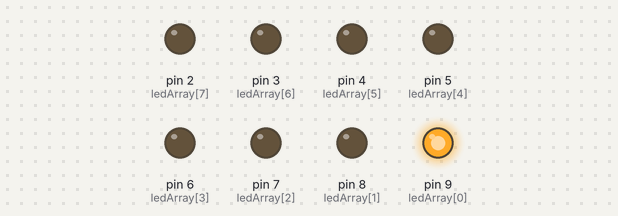
Recording of a sketch running on a simulated Arduino Uno, built with avr-gcc and run on an emulated ATmega328P. On the bench: output pins drawn as LEDs (lit = HIGH).

Above: at 0.05 s.
At 0.45 s:
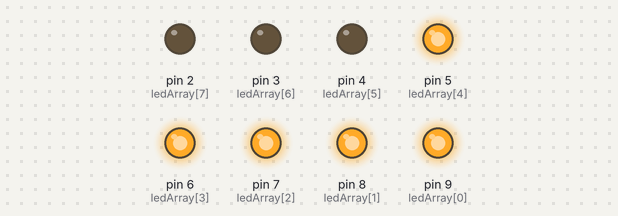
At 0.85 s:
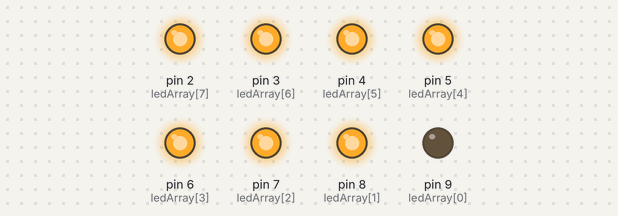
At 1.75 s:
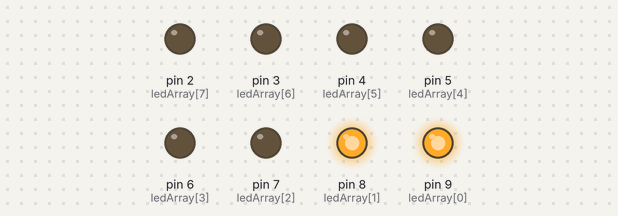
At 2.65 s:
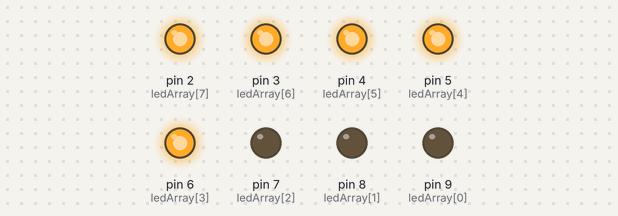
At 3.55 s:
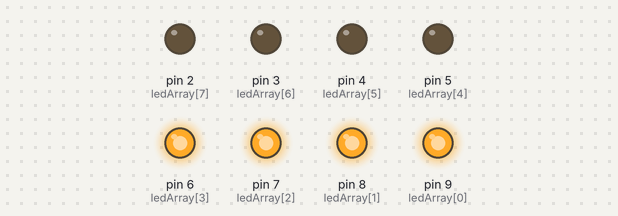
Timing chart, 0 to 3.9 s (numbered marks = the images above):
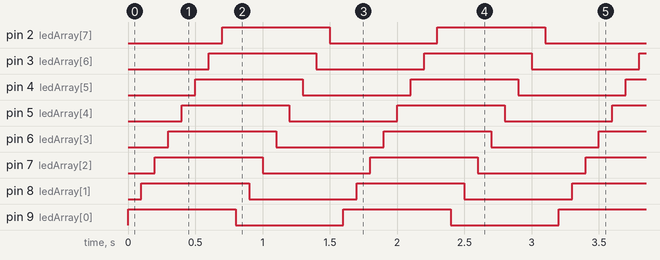

Measured:
- by itself, pin 2 (ledArray[7]), pin 3 (ledArray[6]), pin 4 (ledArray[5]), pin 5 (ledArray[4]), pin 6 (ledArray[3]), pin 7 (ledArray[2]), pin 8 (ledArray[1]), pin 9 (ledArray[0]): alternates HIGH for 0.80 s and LOW for 0.80 s
- by itself, everything shown: repeats every 1.6 s, in 16 steps

The sketch:

Act1Part1a.ino
```cpp
#include <Arduino.h>

const int ledCount = 8;
const int ledDelay = 100;

int ledArray[ledCount] = {9, 8, 7, 6, 5, 4, 3, 2};


bool isTurningOn = true;

void setup() {

  for (int i = 0; i < ledCount; i++) {
    pinMode(ledArray[i], OUTPUT);

  }

}

void loop() {

  if (isTurningOn) {
    for (int i = 0; i < ledCount; i++) {
      digitalWrite(ledArray[i], HIGH);

      delay(ledDelay);

    }

    isTurningOn = false;

  } else {
    for (int i = 0; i < ledCount; i++) {
      digitalWrite(ledArray[i], LOW);

      delay(ledDelay);

    }

    isTurningOn = true;

  }

}
```
